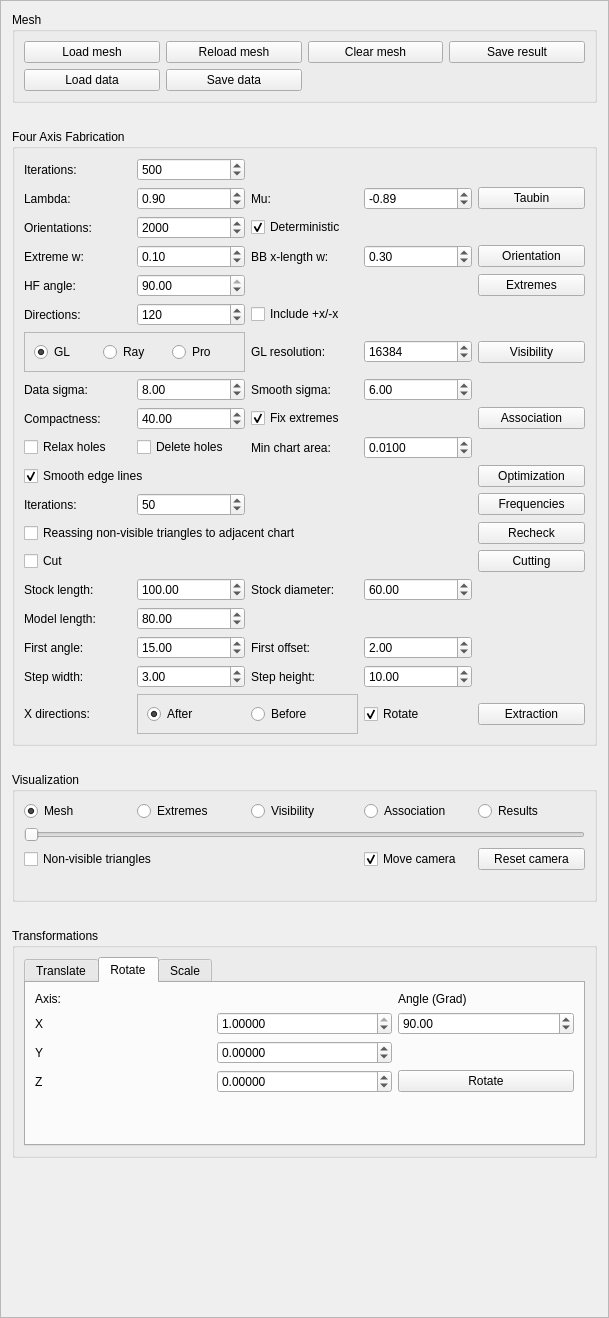
<?xml version="1.0" encoding="UTF-8"?>
<ui version="4.0">
 <class>FourAxisFabricationManager</class>
 <widget class="QFrame" name="FourAxisFabricationManager">
  <property name="geometry">
   <rect>
    <x>0</x>
    <y>0</y>
    <width>609</width>
    <height>1318</height>
   </rect>
  </property>
  <property name="maximumSize">
   <size>
    <width>16777215</width>
    <height>16777215</height>
   </size>
  </property>
  <property name="windowTitle">
   <string>Frame</string>
  </property>
  <property name="frameShape">
   <enum>QFrame::StyledPanel</enum>
  </property>
  <property name="frameShadow">
   <enum>QFrame::Raised</enum>
  </property>
  <layout class="QGridLayout" name="gridLayout">
   <item row="0" column="0">
    <widget class="QGroupBox" name="meshGroup">
     <property name="maximumSize">
      <size>
       <width>16777215</width>
       <height>16777215</height>
      </size>
     </property>
     <property name="title">
      <string>Mesh</string>
     </property>
     <layout class="QGridLayout" name="gridLayout_3">
      <item row="0" column="0">
       <widget class="QPushButton" name="loadMeshButton">
        <property name="text">
         <string>Load mesh</string>
        </property>
       </widget>
      </item>
      <item row="0" column="2">
       <widget class="QPushButton" name="reloadMeshButton">
        <property name="text">
         <string>Reload mesh</string>
        </property>
       </widget>
      </item>
      <item row="0" column="3">
       <widget class="QPushButton" name="clearMeshButton">
        <property name="text">
         <string>Clear mesh</string>
        </property>
       </widget>
      </item>
      <item row="0" column="4">
       <widget class="QPushButton" name="saveResultsButton">
        <property name="text">
         <string>Save result</string>
        </property>
       </widget>
      </item>
      <item row="1" column="2">
       <widget class="QPushButton" name="saveDataButton">
        <property name="text">
         <string>Save data</string>
        </property>
       </widget>
      </item>
      <item row="1" column="0">
       <widget class="QPushButton" name="loadDataButton">
        <property name="text">
         <string>Load data</string>
        </property>
       </widget>
      </item>
     </layout>
    </widget>
   </item>
   <item row="10" column="0">
    <spacer name="verticalSpacer">
     <property name="orientation">
      <enum>Qt::Vertical</enum>
     </property>
     <property name="sizeHint" stdset="0">
      <size>
       <width>20</width>
       <height>40</height>
      </size>
     </property>
    </spacer>
   </item>
   <item row="4" column="0">
    <widget class="QGroupBox" name="visualizationGroup">
     <property name="maximumSize">
      <size>
       <width>16777215</width>
       <height>16777215</height>
      </size>
     </property>
     <property name="title">
      <string>Visualization</string>
     </property>
     <layout class="QGridLayout" name="gridLayout_8">
      <item row="0" column="0">
       <widget class="QRadioButton" name="meshRadio">
        <property name="text">
         <string>Mesh</string>
        </property>
        <property name="checked">
         <bool>true</bool>
        </property>
       </widget>
      </item>
      <item row="2" column="0" colspan="5">
       <widget class="QSlider" name="visualizationSlider">
        <property name="maximum">
         <number>0</number>
        </property>
        <property name="orientation">
         <enum>Qt::Horizontal</enum>
        </property>
       </widget>
      </item>
      <item row="0" column="2">
       <widget class="QRadioButton" name="visibilityRadio">
        <property name="text">
         <string>Visibility</string>
        </property>
       </widget>
      </item>
      <item row="5" column="0" colspan="5">
       <widget class="QLabel" name="descriptionLabel">
        <property name="text">
         <string/>
        </property>
       </widget>
      </item>
      <item row="0" column="1">
       <widget class="QRadioButton" name="extremesRadio">
        <property name="text">
         <string>Extremes</string>
        </property>
       </widget>
      </item>
      <item row="3" column="4">
       <widget class="QPushButton" name="resetCameraButton">
        <property name="text">
         <string>Reset camera</string>
        </property>
       </widget>
      </item>
      <item row="3" column="3">
       <widget class="QCheckBox" name="moveCameraCheckBox">
        <property name="text">
         <string>Move camera</string>
        </property>
        <property name="checked">
         <bool>true</bool>
        </property>
       </widget>
      </item>
      <item row="3" column="0" colspan="2">
       <widget class="QCheckBox" name="showNonVisibleCheck">
        <property name="text">
         <string>Non-visible triangles</string>
        </property>
       </widget>
      </item>
      <item row="0" column="3">
       <widget class="QRadioButton" name="associationRadio">
        <property name="text">
         <string>Association</string>
        </property>
       </widget>
      </item>
      <item row="0" column="4">
       <widget class="QRadioButton" name="resultsRadio">
        <property name="text">
         <string>Results</string>
        </property>
       </widget>
      </item>
     </layout>
    </widget>
   </item>
   <item row="1" column="0">
    <spacer name="horizontalSpacer">
     <property name="orientation">
      <enum>Qt::Horizontal</enum>
     </property>
     <property name="sizeHint" stdset="0">
      <size>
       <width>40</width>
       <height>20</height>
      </size>
     </property>
    </spacer>
   </item>
   <item row="6" column="0">
    <spacer name="horizontalSpacer_3">
     <property name="orientation">
      <enum>Qt::Horizontal</enum>
     </property>
     <property name="sizeHint" stdset="0">
      <size>
       <width>40</width>
       <height>20</height>
      </size>
     </property>
    </spacer>
   </item>
   <item row="3" column="0">
    <spacer name="horizontalSpacer_2">
     <property name="orientation">
      <enum>Qt::Horizontal</enum>
     </property>
     <property name="sizeHint" stdset="0">
      <size>
       <width>40</width>
       <height>20</height>
      </size>
     </property>
    </spacer>
   </item>
   <item row="7" column="0">
    <widget class="QGroupBox" name="transformationGroup">
     <property name="maximumSize">
      <size>
       <width>16777215</width>
       <height>16777215</height>
      </size>
     </property>
     <property name="title">
      <string>Transformations</string>
     </property>
     <layout class="QGridLayout" name="gridLayout_7">
      <item row="0" column="0">
       <widget class="QTabWidget" name="transformationTab">
        <property name="sizePolicy">
         <sizepolicy hsizetype="Expanding" vsizetype="Minimum">
          <horstretch>0</horstretch>
          <verstretch>0</verstretch>
         </sizepolicy>
        </property>
        <property name="currentIndex">
         <number>1</number>
        </property>
        <widget class="QWidget" name="translateTab">
         <attribute name="title">
          <string>Translate</string>
         </attribute>
         <layout class="QGridLayout" name="gridLayout_2">
          <item row="1" column="2">
           <widget class="QPushButton" name="plusXButton">
            <property name="text">
             <string>+X</string>
            </property>
           </widget>
          </item>
          <item row="2" column="0">
           <widget class="QPushButton" name="plusZButton">
            <property name="text">
             <string>+Z</string>
            </property>
           </widget>
          </item>
          <item row="0" column="1">
           <widget class="QPushButton" name="plusYButton">
            <property name="text">
             <string>+Y</string>
            </property>
           </widget>
          </item>
          <item row="1" column="0">
           <widget class="QPushButton" name="minusXButton">
            <property name="text">
             <string>-X</string>
            </property>
           </widget>
          </item>
          <item row="1" column="1">
           <widget class="QDoubleSpinBox" name="stepSpinBox">
            <property name="decimals">
             <number>4</number>
            </property>
            <property name="maximum">
             <double>200.000000000000000</double>
            </property>
            <property name="singleStep">
             <double>0.500000000000000</double>
            </property>
            <property name="value">
             <double>0.500000000000000</double>
            </property>
           </widget>
          </item>
          <item row="0" column="2">
           <widget class="QPushButton" name="minusZButton">
            <property name="text">
             <string>-Z</string>
            </property>
           </widget>
          </item>
          <item row="2" column="1">
           <widget class="QPushButton" name="minusYButton">
            <property name="text">
             <string>-Y</string>
            </property>
           </widget>
          </item>
          <item row="0" column="0">
           <widget class="QPushButton" name="centerOnOriginButton">
            <property name="text">
             <string>Center on origin</string>
            </property>
           </widget>
          </item>
          <item row="3" column="1">
           <spacer name="verticalSpacer_2">
            <property name="orientation">
             <enum>Qt::Vertical</enum>
            </property>
            <property name="sizeHint" stdset="0">
             <size>
              <width>20</width>
              <height>40</height>
             </size>
            </property>
           </spacer>
          </item>
         </layout>
        </widget>
        <widget class="QWidget" name="rotateTab">
         <attribute name="title">
          <string>Rotate</string>
         </attribute>
         <layout class="QGridLayout" name="gridLayout_5">
          <item row="2" column="2">
           <widget class="QDoubleSpinBox" name="angleSpinBox">
            <property name="minimum">
             <double>-360.000000000000000</double>
            </property>
            <property name="maximum">
             <double>360.000000000000000</double>
            </property>
            <property name="value">
             <double>90.000000000000000</double>
            </property>
           </widget>
          </item>
          <item row="4" column="1">
           <widget class="QDoubleSpinBox" name="axisZSpinBox">
            <property name="decimals">
             <number>5</number>
            </property>
            <property name="minimum">
             <double>-1.000000000000000</double>
            </property>
            <property name="maximum">
             <double>1.000000000000000</double>
            </property>
            <property name="singleStep">
             <double>1.000000000000000</double>
            </property>
           </widget>
          </item>
          <item row="2" column="0">
           <widget class="QLabel" name="axisXLabel">
            <property name="text">
             <string>X</string>
            </property>
           </widget>
          </item>
          <item row="4" column="2">
           <widget class="QPushButton" name="rotateButton">
            <property name="text">
             <string>Rotate</string>
            </property>
           </widget>
          </item>
          <item row="4" column="0">
           <widget class="QLabel" name="axisZLabel">
            <property name="text">
             <string>Z</string>
            </property>
           </widget>
          </item>
          <item row="3" column="0">
           <widget class="QLabel" name="axisYLabel">
            <property name="text">
             <string>Y</string>
            </property>
           </widget>
          </item>
          <item row="0" column="0" colspan="2">
           <widget class="QLabel" name="axisLabel">
            <property name="text">
             <string>Axis:</string>
            </property>
           </widget>
          </item>
          <item row="3" column="1">
           <widget class="QDoubleSpinBox" name="axisYSpinBox">
            <property name="decimals">
             <number>5</number>
            </property>
            <property name="minimum">
             <double>-1.000000000000000</double>
            </property>
            <property name="maximum">
             <double>1.000000000000000</double>
            </property>
            <property name="singleStep">
             <double>1.000000000000000</double>
            </property>
           </widget>
          </item>
          <item row="2" column="1">
           <widget class="QDoubleSpinBox" name="axisXSpinBox">
            <property name="decimals">
             <number>5</number>
            </property>
            <property name="minimum">
             <double>-1.000000000000000</double>
            </property>
            <property name="maximum">
             <double>1.000000000000000</double>
            </property>
            <property name="singleStep">
             <double>1.000000000000000</double>
            </property>
            <property name="value">
             <double>1.000000000000000</double>
            </property>
           </widget>
          </item>
          <item row="5" column="1">
           <spacer name="verticalSpacer_3">
            <property name="orientation">
             <enum>Qt::Vertical</enum>
            </property>
            <property name="sizeHint" stdset="0">
             <size>
              <width>20</width>
              <height>40</height>
             </size>
            </property>
           </spacer>
          </item>
          <item row="0" column="2">
           <widget class="QLabel" name="angleLabel">
            <property name="text">
             <string>Angle (Grad)</string>
            </property>
           </widget>
          </item>
         </layout>
        </widget>
        <widget class="QWidget" name="scaleTab">
         <attribute name="title">
          <string>Scale</string>
         </attribute>
         <layout class="QGridLayout" name="gridLayout_6">
          <item row="0" column="2">
           <widget class="QLabel" name="scaleZLabel">
            <property name="text">
             <string>z:</string>
            </property>
           </widget>
          </item>
          <item row="1" column="0">
           <widget class="QDoubleSpinBox" name="scaleXSpinBox">
            <property name="decimals">
             <number>6</number>
            </property>
            <property name="maximum">
             <double>100000.000000000000000</double>
            </property>
            <property name="value">
             <double>1.000000000000000</double>
            </property>
           </widget>
          </item>
          <item row="1" column="1">
           <widget class="QDoubleSpinBox" name="scaleYSpinBox">
            <property name="decimals">
             <number>6</number>
            </property>
            <property name="maximum">
             <double>100000.000000000000000</double>
            </property>
            <property name="value">
             <double>1.000000000000000</double>
            </property>
           </widget>
          </item>
          <item row="0" column="0">
           <widget class="QLabel" name="scaleXLabel">
            <property name="text">
             <string>x:</string>
            </property>
           </widget>
          </item>
          <item row="0" column="1">
           <widget class="QLabel" name="scaleYLabel">
            <property name="text">
             <string>y:</string>
            </property>
           </widget>
          </item>
          <item row="1" column="2">
           <widget class="QDoubleSpinBox" name="scaleZSpinBox">
            <property name="decimals">
             <number>6</number>
            </property>
            <property name="maximum">
             <double>1000000.000000000000000</double>
            </property>
            <property name="value">
             <double>1.000000000000000</double>
            </property>
           </widget>
          </item>
          <item row="2" column="1">
           <widget class="QPushButton" name="inverseScaleButton">
            <property name="text">
             <string>Inverse Scale</string>
            </property>
           </widget>
          </item>
          <item row="2" column="2">
           <widget class="QPushButton" name="scaleButton">
            <property name="text">
             <string>Scale</string>
            </property>
           </widget>
          </item>
          <item row="3" column="1">
           <spacer name="verticalSpacer_4">
            <property name="orientation">
             <enum>Qt::Vertical</enum>
            </property>
            <property name="sizeHint" stdset="0">
             <size>
              <width>20</width>
              <height>40</height>
             </size>
            </property>
           </spacer>
          </item>
         </layout>
        </widget>
       </widget>
      </item>
     </layout>
    </widget>
   </item>
   <item row="2" column="0">
    <widget class="QGroupBox" name="fourAxisFabricationGroup">
     <property name="maximumSize">
      <size>
       <width>16777215</width>
       <height>16777215</height>
      </size>
     </property>
     <property name="title">
      <string>Four Axis Fabrication</string>
     </property>
     <layout class="QGridLayout" name="gridLayout_4">
      <item row="13" column="1">
       <widget class="QLabel" name="getAssociationCompactnessLabel">
        <property name="text">
         <string>Compactness:</string>
        </property>
       </widget>
      </item>
      <item row="18" column="5">
       <widget class="QPushButton" name="optimizationButton">
        <property name="text">
         <string>Optimization</string>
        </property>
       </widget>
      </item>
      <item row="3" column="1">
       <widget class="QLabel" name="optimalOrientationExtremeWeightLabel">
        <property name="text">
         <string>Extreme w:</string>
        </property>
       </widget>
      </item>
      <item row="28" column="2">
       <widget class="QDoubleSpinBox" name="extractResultsFirstLayerAngleSpinBox">
        <property name="maximum">
         <double>90.000000000000000</double>
        </property>
        <property name="value">
         <double>15.000000000000000</double>
        </property>
       </widget>
      </item>
      <item row="28" column="1">
       <widget class="QLabel" name="extractResultsFirstLayerAngleLabel">
        <property name="text">
         <string>First angle:</string>
        </property>
       </widget>
      </item>
      <item row="28" column="4">
       <widget class="QDoubleSpinBox" name="extractResultsFirstLayerOffsetSpinBox">
        <property name="value">
         <double>2.000000000000000</double>
        </property>
       </widget>
      </item>
      <item row="13" column="2">
       <widget class="QDoubleSpinBox" name="getAssociationCompactnessSpinBox">
        <property name="maximum">
         <double>1000.000000000000000</double>
        </property>
        <property name="value">
         <double>40.000000000000000</double>
        </property>
       </widget>
      </item>
      <item row="2" column="1">
       <widget class="QLabel" name="optimalOrientationOrientationsLabel">
        <property name="text">
         <string>Orientations:</string>
        </property>
       </widget>
      </item>
      <item row="18" column="1" colspan="2">
       <widget class="QCheckBox" name="optimizationSmoothEdgeLinesCheckBox">
        <property name="text">
         <string>Smooth edge lines</string>
        </property>
        <property name="checked">
         <bool>true</bool>
        </property>
       </widget>
      </item>
      <item row="19" column="5">
       <widget class="QPushButton" name="restoreFrequenciesButton">
        <property name="text">
         <string>Frequencies</string>
        </property>
       </widget>
      </item>
      <item row="21" column="5">
       <widget class="QPushButton" name="cutComponentsButton">
        <property name="text">
         <string>Cutting</string>
        </property>
       </widget>
      </item>
      <item row="29" column="1">
       <widget class="QLabel" name="extractResultsSecondLayerStepHeightLabel">
        <property name="text">
         <string>Step width:</string>
        </property>
       </widget>
      </item>
      <item row="7" column="3">
       <widget class="QLabel" name="checkVisibilityResolutionLabel">
        <property name="text">
         <string>GL resolution:</string>
        </property>
       </widget>
      </item>
      <item row="27" column="2">
       <widget class="QDoubleSpinBox" name="extractResultsModelLengthSpinBox">
        <property name="maximum">
         <double>10000.000000000000000</double>
        </property>
        <property name="value">
         <double>80.000000000000000</double>
        </property>
       </widget>
      </item>
      <item row="29" column="2">
       <widget class="QDoubleSpinBox" name="extractResultsSecondLayerStepWidthSpinBox">
        <property name="maximum">
         <double>90.000000000000000</double>
        </property>
        <property name="value">
         <double>3.000000000000000</double>
        </property>
       </widget>
      </item>
      <item row="19" column="1">
       <widget class="QLabel" name="restoreFrequenciesIterationsLabel">
        <property name="text">
         <string>Iterations:</string>
        </property>
       </widget>
      </item>
      <item row="24" column="4">
       <widget class="QDoubleSpinBox" name="extractResultsStockDiameterSpinBox">
        <property name="maximum">
         <double>10000.000000000000000</double>
        </property>
        <property name="value">
         <double>60.000000000000000</double>
        </property>
       </widget>
      </item>
      <item row="24" column="1">
       <widget class="QLabel" name="extractResultsStockLengthLabel">
        <property name="text">
         <string>Stock length:</string>
        </property>
       </widget>
      </item>
      <item row="3" column="4">
       <widget class="QDoubleSpinBox" name="optimalOrientationBBWeightSpinBox">
        <property name="maximum">
         <double>1.000000000000000</double>
        </property>
        <property name="singleStep">
         <double>0.100000000000000</double>
        </property>
        <property name="value">
         <double>0.300000000000000</double>
        </property>
       </widget>
      </item>
      <item row="21" column="1">
       <widget class="QCheckBox" name="cutComponentsCheckBox">
        <property name="text">
         <string>Cut</string>
        </property>
       </widget>
      </item>
      <item row="27" column="1">
       <widget class="QLabel" name="extractResultsModelLengthLabel">
        <property name="text">
         <string>Model length:</string>
        </property>
       </widget>
      </item>
      <item row="7" column="4">
       <widget class="QSpinBox" name="checkVisibilityResolutionSpinBox">
        <property name="minimum">
         <number>1024</number>
        </property>
        <property name="maximum">
         <number>65536</number>
        </property>
        <property name="singleStep">
         <number>2048</number>
        </property>
        <property name="value">
         <number>16384</number>
        </property>
       </widget>
      </item>
      <item row="24" column="3">
       <widget class="QLabel" name="extractResultsStockDiameterLabel">
        <property name="text">
         <string>Stock diameter:</string>
        </property>
       </widget>
      </item>
      <item row="31" column="1">
       <widget class="QLabel" name="extractResultsXDirectionsOrderLabel">
        <property name="text">
         <string>X directions:</string>
        </property>
       </widget>
      </item>
      <item row="16" column="2">
       <widget class="QCheckBox" name="optimizationLoseHolesCheckBox">
        <property name="text">
         <string>Delete holes</string>
        </property>
       </widget>
      </item>
      <item row="1" column="5">
       <widget class="QPushButton" name="smoothingButton">
        <property name="text">
         <string>Taubin</string>
        </property>
       </widget>
      </item>
      <item row="11" column="1">
       <widget class="QLabel" name="getAssociationDataSigmaLabel">
        <property name="text">
         <string>Data sigma:</string>
        </property>
       </widget>
      </item>
      <item row="28" column="3">
       <widget class="QLabel" name="extractResultsFirstLayerOffsetLabel">
        <property name="text">
         <string>First offset:</string>
        </property>
       </widget>
      </item>
      <item row="1" column="1">
       <widget class="QLabel" name="smoothingLambdaLabel">
        <property name="text">
         <string>Lambda:</string>
        </property>
       </widget>
      </item>
      <item row="20" column="5">
       <widget class="QPushButton" name="recheckVisibilityButton">
        <property name="text">
         <string>Recheck</string>
        </property>
       </widget>
      </item>
      <item row="2" column="3">
       <widget class="QCheckBox" name="optimalOrientationDeterministicCheckBox">
        <property name="layoutDirection">
         <enum>Qt::LeftToRight</enum>
        </property>
        <property name="text">
         <string>Deterministic</string>
        </property>
        <property name="checked">
         <bool>true</bool>
        </property>
       </widget>
      </item>
      <item row="3" column="2">
       <widget class="QDoubleSpinBox" name="optimalOrientationExtremeWeightSpinBox">
        <property name="maximum">
         <double>1.000000000000000</double>
        </property>
        <property name="singleStep">
         <double>0.100000000000000</double>
        </property>
        <property name="value">
         <double>0.100000000000000</double>
        </property>
       </widget>
      </item>
      <item row="6" column="1">
       <widget class="QLabel" name="checkVisibilityDirectionsLabel">
        <property name="text">
         <string>Directions:</string>
        </property>
       </widget>
      </item>
      <item row="3" column="5">
       <widget class="QPushButton" name="optimalOrientationButton">
        <property name="text">
         <string>Orientation</string>
        </property>
       </widget>
      </item>
      <item row="29" column="3">
       <widget class="QLabel" name="extractResultsSecondLayerStepWidthLabel">
        <property name="text">
         <string>Step height:</string>
        </property>
       </widget>
      </item>
      <item row="13" column="5">
       <widget class="QPushButton" name="getAssociationButton">
        <property name="text">
         <string>Association</string>
        </property>
       </widget>
      </item>
      <item row="29" column="4">
       <widget class="QDoubleSpinBox" name="extractResultsSecondLayerStepHeightSpinBox">
        <property name="maximum">
         <double>10000.000000000000000</double>
        </property>
        <property name="value">
         <double>10.000000000000000</double>
        </property>
       </widget>
      </item>
      <item row="6" column="3">
       <widget class="QCheckBox" name="checkVisibilityXDirectionsCheckBox">
        <property name="text">
         <string>Include +x/-x</string>
        </property>
        <property name="checked">
         <bool>false</bool>
        </property>
       </widget>
      </item>
      <item row="2" column="2">
       <widget class="QSpinBox" name="optimalOrientationOrientationsSpinBox">
        <property name="minimum">
         <number>4</number>
        </property>
        <property name="maximum">
         <number>50000</number>
        </property>
        <property name="value">
         <number>2000</number>
        </property>
       </widget>
      </item>
      <item row="3" column="3">
       <widget class="QLabel" name="optimalOrientationBBWeightLabel">
        <property name="text">
         <string>BB x-length w:</string>
        </property>
       </widget>
      </item>
      <item row="16" column="1">
       <widget class="QCheckBox" name="optimizationRelaxHolesCheckBox">
        <property name="text">
         <string>Relax holes</string>
        </property>
        <property name="checked">
         <bool>false</bool>
        </property>
       </widget>
      </item>
      <item row="16" column="3">
       <widget class="QLabel" name="optimizationMinChartAreaLabel">
        <property name="text">
         <string>Min chart area:</string>
        </property>
       </widget>
      </item>
      <item row="7" column="1" colspan="2">
       <widget class="QFrame" name="checkVisibilityMethodFrame">
        <property name="frameShape">
         <enum>QFrame::StyledPanel</enum>
        </property>
        <property name="frameShadow">
         <enum>QFrame::Raised</enum>
        </property>
        <layout class="QHBoxLayout" name="horizontalLayout">
         <item>
          <widget class="QRadioButton" name="checkVisibilityGLRadio">
           <property name="text">
            <string>GL</string>
           </property>
           <property name="checked">
            <bool>true</bool>
           </property>
          </widget>
         </item>
         <item>
          <widget class="QRadioButton" name="checkVisibilityRayRadio">
           <property name="text">
            <string>Ray</string>
           </property>
          </widget>
         </item>
         <item>
          <widget class="QRadioButton" name="checkVisibilityProjectionRadio">
           <property name="text">
            <string>Pro</string>
           </property>
          </widget>
         </item>
        </layout>
       </widget>
      </item>
      <item row="19" column="2">
       <widget class="QSpinBox" name="restoreFrequenciesIterationsSpinBox">
        <property name="minimum">
         <number>1</number>
        </property>
        <property name="maximum">
         <number>1000</number>
        </property>
        <property name="value">
         <number>50</number>
        </property>
       </widget>
      </item>
      <item row="5" column="2">
       <widget class="QDoubleSpinBox" name="selectExtremesHeightfieldAngleSpinBox">
        <property name="minimum">
         <double>0.010000000000000</double>
        </property>
        <property name="maximum">
         <double>90.000000000000000</double>
        </property>
        <property name="value">
         <double>90.000000000000000</double>
        </property>
       </widget>
      </item>
      <item row="16" column="4">
       <widget class="QDoubleSpinBox" name="optimizationMinChartAreaSpinBox">
        <property name="decimals">
         <number>4</number>
        </property>
        <property name="maximum">
         <double>0.100000000000000</double>
        </property>
        <property name="singleStep">
         <double>0.001000000000000</double>
        </property>
        <property name="value">
         <double>0.010000000000000</double>
        </property>
       </widget>
      </item>
      <item row="11" column="3">
       <widget class="QLabel" name="getAssociationSmoothSigmaLabel">
        <property name="text">
         <string>Smooth sigma:</string>
        </property>
       </widget>
      </item>
      <item row="31" column="4">
       <widget class="QCheckBox" name="extractResultsRotateCheckBox">
        <property name="text">
         <string>Rotate</string>
        </property>
        <property name="checked">
         <bool>true</bool>
        </property>
       </widget>
      </item>
      <item row="20" column="1" colspan="4">
       <widget class="QCheckBox" name="recheckVisibilityReassignNonVisibleCheckBox">
        <property name="text">
         <string>Reassing non-visible triangles to adjacent chart</string>
        </property>
        <property name="checked">
         <bool>false</bool>
        </property>
       </widget>
      </item>
      <item row="7" column="5">
       <widget class="QPushButton" name="checkVisibilityButton">
        <property name="text">
         <string>Visibility</string>
        </property>
       </widget>
      </item>
      <item row="31" column="2" colspan="2">
       <widget class="QFrame" name="extractResultsXDirectionsOrderFrame">
        <property name="frameShape">
         <enum>QFrame::StyledPanel</enum>
        </property>
        <property name="frameShadow">
         <enum>QFrame::Raised</enum>
        </property>
        <layout class="QHBoxLayout" name="horizontalLayout_2">
         <item>
          <widget class="QRadioButton" name="extractResultsXDirectionsAfterRadio">
           <property name="text">
            <string>After</string>
           </property>
           <property name="checked">
            <bool>true</bool>
           </property>
          </widget>
         </item>
         <item>
          <widget class="QRadioButton" name="extractResultsXDirectionsBeforeRadio">
           <property name="text">
            <string>Before</string>
           </property>
          </widget>
         </item>
        </layout>
       </widget>
      </item>
      <item row="1" column="3">
       <widget class="QLabel" name="smoothingMuLabel">
        <property name="text">
         <string>Mu:</string>
        </property>
       </widget>
      </item>
      <item row="5" column="1">
       <widget class="QLabel" name="selectExtremesHeightfieldAngleLabel">
        <property name="text">
         <string>HF angle:</string>
        </property>
       </widget>
      </item>
      <item row="6" column="2">
       <widget class="QSpinBox" name="checkVisibilityDirectionsSpinBox">
        <property name="maximum">
         <number>360</number>
        </property>
        <property name="singleStep">
         <number>2</number>
        </property>
        <property name="value">
         <number>120</number>
        </property>
       </widget>
      </item>
      <item row="24" column="2">
       <widget class="QDoubleSpinBox" name="extractResultsStockLengthSpinBox">
        <property name="maximum">
         <double>10000.000000000000000</double>
        </property>
        <property name="value">
         <double>100.000000000000000</double>
        </property>
       </widget>
      </item>
      <item row="5" column="5">
       <widget class="QPushButton" name="selectExtremesButton">
        <property name="text">
         <string>Extremes</string>
        </property>
       </widget>
      </item>
      <item row="13" column="3">
       <widget class="QCheckBox" name="getAssociationFixExtremesCheckBox">
        <property name="text">
         <string>Fix extremes</string>
        </property>
        <property name="checked">
         <bool>true</bool>
        </property>
       </widget>
      </item>
      <item row="11" column="4">
       <widget class="QDoubleSpinBox" name="getAssociationSmoothSigmaSpinBox">
        <property name="singleStep">
         <double>0.500000000000000</double>
        </property>
        <property name="value">
         <double>6.000000000000000</double>
        </property>
       </widget>
      </item>
      <item row="11" column="2">
       <widget class="QDoubleSpinBox" name="getAssociationDataSigmaSpinBox">
        <property name="minimum">
         <double>0.050000000000000</double>
        </property>
        <property name="maximum">
         <double>100.000000000000000</double>
        </property>
        <property name="singleStep">
         <double>0.500000000000000</double>
        </property>
        <property name="value">
         <double>8.000000000000000</double>
        </property>
       </widget>
      </item>
      <item row="31" column="5">
       <widget class="QPushButton" name="extractResultsButton">
        <property name="text">
         <string>Extraction</string>
        </property>
       </widget>
      </item>
      <item row="0" column="1">
       <widget class="QLabel" name="smoothingIterationsLabel">
        <property name="text">
         <string>Iterations:</string>
        </property>
       </widget>
      </item>
      <item row="0" column="2">
       <widget class="QSpinBox" name="smoothingIterationsSpinBox">
        <property name="maximum">
         <number>1000</number>
        </property>
        <property name="value">
         <number>500</number>
        </property>
       </widget>
      </item>
      <item row="1" column="2">
       <widget class="QDoubleSpinBox" name="smoothingLambdaSpinBox">
        <property name="maximum">
         <double>1.000000000000000</double>
        </property>
        <property name="singleStep">
         <double>0.010000000000000</double>
        </property>
        <property name="value">
         <double>0.900000000000000</double>
        </property>
       </widget>
      </item>
      <item row="1" column="4">
       <widget class="QDoubleSpinBox" name="smoothingMuSpinBox">
        <property name="minimum">
         <double>-1.000000000000000</double>
        </property>
        <property name="maximum">
         <double>0.000000000000000</double>
        </property>
        <property name="singleStep">
         <double>0.010000000000000</double>
        </property>
        <property name="value">
         <double>-0.890000000000000</double>
        </property>
       </widget>
      </item>
     </layout>
    </widget>
   </item>
  </layout>
 </widget>
 <resources/>
 <connections/>
</ui>
